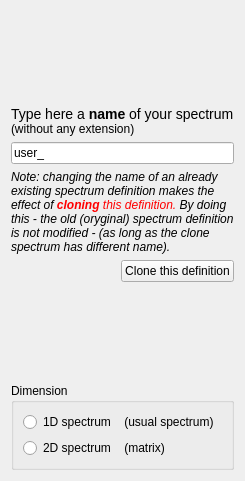
  <widget class="QWizardPage" name="wizardPagename_of_spectrum">
   <property name="title">
    <string>Name of your spectrum</string>
   </property>
   <attribute name="pageId">
    <string notr="true">10</string>
   </attribute>
   <layout class="QVBoxLayout" name="verticalLayout_5">
    <item>
     <spacer name="spacer18_2">
      <property name="orientation">
       <enum>Qt::Orientation::Vertical</enum>
      </property>
      <property name="sizeType">
       <enum>QSizePolicy::Policy::Expanding</enum>
      </property>
      <property name="sizeHint" stdset="0">
       <size>
        <width>19</width>
        <height>95</height>
       </size>
      </property>
     </spacer>
    </item>
    <item>
     <widget class="QLabel" name="textLabel_about_name">
      <property name="frameShape">
       <enum>QFrame::Shape::NoFrame</enum>
      </property>
      <property name="frameShadow">
       <enum>QFrame::Shadow::Plain</enum>
      </property>
      <property name="text">
       <string>&lt;font size=&quot;+1&quot;&gt;Type here a  &lt;b&gt;name&lt;/b&gt; of your spectrum&lt;/font&gt;&lt;br&gt; (without any extension)</string>
      </property>
      <property name="wordWrap">
       <bool>false</bool>
      </property>
     </widget>
    </item>
    <item>
     <widget class="QLineEdit" name="lineEdit_spectrum_name">
      <property name="text">
       <string>user_</string>
      </property>
     </widget>
    </item>
    <item>
     <widget class="QLabel" name="textLabel_explanation">
      <property name="text">
       <string>&lt;html&gt;&lt;head/&gt;&lt;body&gt;&lt;p&gt;&lt;span style=&quot; font-style:italic;&quot;&gt;Note: changing the name of an already existing spectrum definition makes the effect of &lt;/span&gt;&lt;span style=&quot; font-weight:600; font-style:italic; color:#ff0000;&quot;&gt;cloning&lt;/span&gt;&lt;span style=&quot; font-style:italic; color:#ff0000;&quot;&gt; this definition. &lt;/span&gt;&lt;span style=&quot; font-style:italic;&quot;&gt;By doing this - the old (oryginal) spectrum definition is not modified - (as long as the clone spectrum has different name).&lt;/span&gt;&lt;/p&gt;&lt;/body&gt;&lt;/html&gt;</string>
      </property>
      <property name="wordWrap">
       <bool>true</bool>
      </property>
     </widget>
    </item>
    <item>
     <layout class="QHBoxLayout" name="horizontalLayout_5">
      <item>
       <spacer name="horizontalSpacer_3">
        <property name="orientation">
         <enum>Qt::Orientation::Horizontal</enum>
        </property>
        <property name="sizeHint" stdset="0">
         <size>
          <width>40</width>
          <height>20</height>
         </size>
        </property>
       </spacer>
      </item>
      <item>
       <widget class="QPushButton" name="push_clone">
        <property name="text">
         <string>Clone this definition</string>
        </property>
        <property name="icon">
         <iconset resource="greware_icons.qrc">
          <normaloff>:/images/images/clone.png</normaloff>:/images/images/clone.png</iconset>
        </property>
       </widget>
      </item>
     </layout>
    </item>
    <item>
     <spacer name="spacer20">
      <property name="orientation">
       <enum>Qt::Orientation::Vertical</enum>
      </property>
      <property name="sizeType">
       <enum>QSizePolicy::Policy::Expanding</enum>
      </property>
      <property name="sizeHint" stdset="0">
       <size>
        <width>25</width>
        <height>95</height>
       </size>
      </property>
     </spacer>
    </item>
    <item>
     <widget class="QGroupBox" name="button_group_dimension">
      <property name="title">
       <string>Dimension</string>
      </property>
      <layout class="QVBoxLayout" name="verticalLayout_4">
       <item>
        <widget class="QRadioButton" name="radioButton_1D">
         <property name="text">
          <string>1D spectrum    (usual spectrum)</string>
         </property>
        </widget>
       </item>
       <item>
        <widget class="QRadioButton" name="radioButton_2D">
         <property name="text">
          <string>2D spectrum    (matrix)</string>
         </property>
        </widget>
       </item>
      </layout>
     </widget>
    </item>
   </layout>
  </widget>
